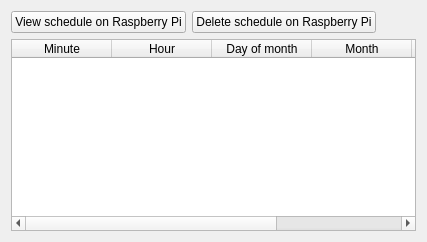
                     <widget class="QWidget" name="view_video_rec_schedule">
                      <attribute name="title">
                       <string>Video recording schedule</string>
                      </attribute>
                      <layout class="QVBoxLayout" name="verticalLayout_15">
                       <item>
                        <layout class="QVBoxLayout" name="verticalLayout_14">
                         <item>
                          <layout class="QHBoxLayout" name="horizontalLayout_21">
                           <item>
                            <widget class="QPushButton" name="view_video_recording_schedule_pb">
                             <property name="text">
                              <string>View schedule on Raspberry Pi</string>
                             </property>
                            </widget>
                           </item>
                           <item>
                            <widget class="QPushButton" name="delete_video_recording_schedule_pb">
                             <property name="text">
                              <string>Delete schedule on Raspberry Pi</string>
                             </property>
                            </widget>
                           </item>
                           <item>
                            <spacer name="horizontalSpacer_13">
                             <property name="orientation">
                              <enum>Qt::Horizontal</enum>
                             </property>
                             <property name="sizeHint" stdset="0">
                              <size>
                               <width>40</width>
                               <height>20</height>
                              </size>
                             </property>
                            </spacer>
                           </item>
                          </layout>
                         </item>
                         <item>
                          <widget class="QTableWidget" name="video_rec_schedule_table">
                           <property name="selectionMode">
                            <enum>QAbstractItemView::SingleSelection</enum>
                           </property>
                           <property name="selectionBehavior">
                            <enum>QAbstractItemView::SelectRows</enum>
                           </property>
                           <column>
                            <property name="text">
                             <string>Minute</string>
                            </property>
                           </column>
                           <column>
                            <property name="text">
                             <string>Hour</string>
                            </property>
                           </column>
                           <column>
                            <property name="text">
                             <string>Day of month</string>
                            </property>
                           </column>
                           <column>
                            <property name="text">
                             <string>Month</string>
                            </property>
                           </column>
                           <column>
                            <property name="text">
                             <string>Day of week</string>
                            </property>
                           </column>
                           <column>
                            <property name="text">
                             <string>Type</string>
                            </property>
                           </column>
                          </widget>
                         </item>
                        </layout>
                       </item>
                      </layout>
                     </widget>
